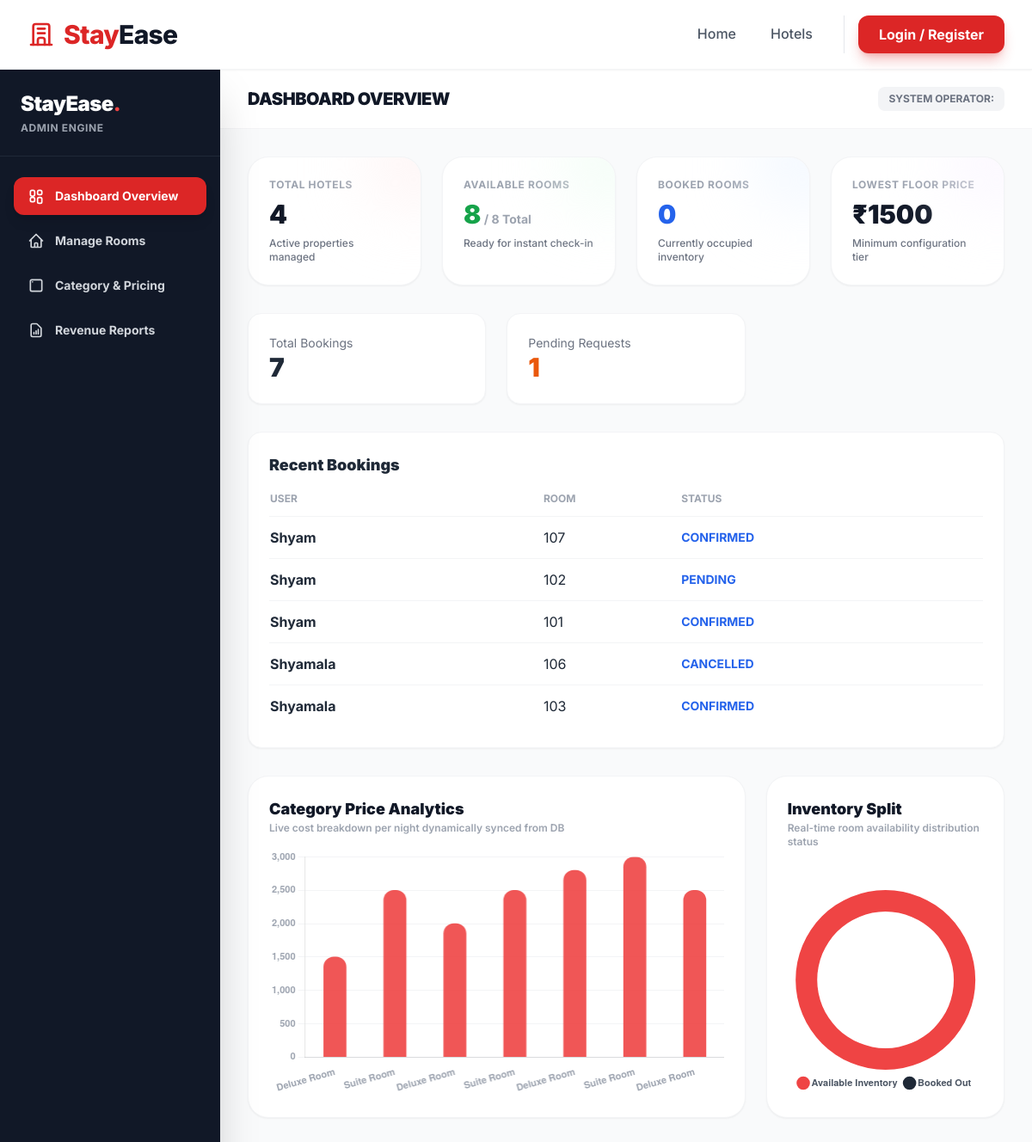
Screenshot of /admin-dashboard/ with the database file from the repository.
### apps/bookings/models.py (models this page shows, shortened)
class Booking(models.Model):
    STATUS_CHOICES = (
        ('PENDING', 'Pending'),
        ('CONFIRMED', 'Confirmed'),
        ('CANCELLED', 'Cancelled'),
        ('COMPLETED', 'Completed'),
    )
    booking_id = models.UUIDField(default=uuid.uuid4, editable=False, unique=True)
    user = models.ForeignKey(User, on_delete=models.CASCADE, related_name='bookings')
    room = models.ForeignKey(Room, on_delete=models.PROTECT)
    check_in = models.DateField()
    check_out = models.DateField()
    guests = models.IntegerField(default=1)
    total_amount = models.DecimalField(max_digits=12, decimal_places=2)
    status = models.CharField(max_length=20, choices=STATUS_CHOICES, default='PENDING')
    created_at = models.DateTimeField(auto_now_add=True)

### apps/hotels/models.py (models this page shows, shortened)
class Room(models.Model):
    category = models.ForeignKey(RoomCategory, on_delete=models.CASCADE, related_name='rooms')
    room_number = models.CharField(max_length=10)
    is_available = models.BooleanField(default=True)

### apps/hotels/views.py (the view)
# urls.py: path('admin-dashboard/', views.custom_admin_dashboard, name='custom_admin_dashboard'),
def custom_admin_dashboard(request):
    total_hotels = Hotel.objects.count()
    total_categories = RoomCategory.objects.count()
    total_rooms = Room.objects.count()
    available_rooms = Room.objects.filter(is_available=True).count()
    booked_rooms = total_rooms - available_rooms
    avg_price = RoomCategory.objects.aggregate(avg=Min('price_per_night'))['avg'] or 0
    chart_labels = [cat.type_name for cat in RoomCategory.objects.all()[:7]]
    revenue_data = [float(cat.price_per_night) for cat in RoomCategory.objects.all()[:7]]
    total_bookings = Booking.objects.count()
    pending_bookings = Booking.objects.filter(status='PENDING').count()
    recent_bookings = Booking.objects.all().order_by('-created_at')[:5]
    context = {
        'total_hotels': total_hotels,
        'total_categories': total_categories,
        'total_rooms': total_rooms,
        'available_rooms': available_rooms,
        'booked_rooms': booked_rooms,
        'avg_price': avg_price,
        'chart_labels': chart_labels,
        'revenue_data': revenue_data,
        'active_tab': 'dashboard',
        'total_bookings': total_bookings,
        'pending_bookings': pending_bookings,
        'recent_bookings': recent_bookings,
    }
    return render(request, 'admin/custom_dashboard.html', context)

### templates/admin/custom_dashboard.html (shortened to what this page needs)
{% extends 'admin/dashboard_base.html' %}
{% block admin_title %}Dashboard Overview{% endblock %}
{% block admin_content %}
<div class="space-y-8 animate-fade-in">
    <div class="grid grid-cols-1 sm:grid-cols-2 lg:grid-cols-4 gap-6">
        <div class="bg-white p-6 rounded-3xl border border-gray-100 shadow-sm relative overflow-hidden group hover:shadow-md transition duration-300">
            <div class="absolute top-0 right-0 w-24 h-24 bg-red-50 rounded-full blur-2xl -mr-10 -mt-10 group-hover:bg-red-100 transition"></div>
            <p class="text-xs font-bold text-gray-400 uppercase tracking-wider mb-2">Total Hotels</p>
            <h3 class="text-3xl font-black text-gray-900">{{ total_hotels }}</h3>
            <p class="text-xs text-gray-500 font-medium mt-2">Active properties managed</p>
        </div>
        <div class="bg-white p-6 rounded-3xl border border-gray-100 shadow-sm relative overflow-hidden group hover:shadow-md transition duration-300">
            <div class="absolute top-0 right-0 w-24 h-24 bg-green-50 rounded-full blur-2xl -mr-10 -mt-10 group-hover:bg-green-100 transition"></div>
            <p class="text-xs font-bold text-gray-400 uppercase tracking-wider mb-2">Available Rooms</p>
            <h3 class="text-3xl font-black text-green-600">{{ available_rooms }}<span class="text-sm text-gray-400 font-bold"> / {{ total_rooms }} Total</span></h3>
            <p class="text-xs text-gray-500 font-medium mt-2">Ready for instant check-in</p>
        </div>
        <div class="bg-white p-6 rounded-3xl border border-gray-100 shadow-sm relative overflow-hidden group hover:shadow-md transition duration-300">
            <div class="absolute top-0 right-0 w-24 h-24 bg-blue-50 rounded-full blur-2xl -mr-10 -mt-10 group-hover:bg-blue-100 transition"></div>
            <p class="text-xs font-bold text-gray-400 uppercase tracking-wider mb-2">Booked Rooms</p>
            <h3 class="text-3xl font-black text-blue-600">{{ booked_rooms }}</h3>
            <p class="text-xs text-gray-500 font-medium mt-2">Currently occupied inventory</p>
        </div>
        <div class="bg-white p-6 rounded-3xl border border-gray-100 shadow-sm relative overflow-hidden group hover:shadow-md transition duration-300">
            <div class="absolute top-0 right-0 w-24 h-24 bg-purple-50 rounded-full blur-2xl -mr-10 -mt-10 group-hover:bg-purple-100 transition"></div>
            <p class="text-xs font-bold text-gray-400 uppercase tracking-wider mb-2">Lowest Floor Price</p>
            <h3 class="text-3xl font-black text-gray-900">₹{{ avg_price }}</h3>
            <p class="text-xs text-gray-500 font-medium mt-2">Minimum configuration tier</p>
        </div>
    </div>
<div class="grid grid-cols-1 md:grid-cols-3 gap-6 mb-8">
    <div class="bg-white p-6 rounded-2xl border border-gray-100 shadow-sm">
        <p class="text-sm text-gray-500">Total Bookings</p>
        <h3 class="text-3xl font-black">{{ total_bookings }}</h3>
    </div>
    <div class="bg-white p-6 rounded-2xl border border-gray-100 shadow-sm">
        <p class="text-sm text-gray-500">Pending Requests</p>
        <h3 class="text-3xl font-black text-orange-600">{{ pending_bookings }}</h3>
    </div>
</div>
<div class="bg-white rounded-2xl shadow-sm border border-gray-100 p-6">
    <h3 class="text-lg font-black mb-4">Recent Bookings</h3>
    <table class="w-full text-left">
        <thead>
            <tr class="text-gray-400 text-xs uppercase">
                <th class="pb-3">User</th>
                <th class="pb-3">Room</th>
                <th class="pb-3">Status</th>
            </tr>
        </thead>
        <tbody>
            {% for booking in recent_bookings %}
            <tr class="border-t border-gray-100">
                <td class="py-3 font-bold">{{ booking.user.username }}</td>
                <td class="py-3">{{ booking.room.room_number }}</td>
                <td class="py-3 text-sm font-bold text-blue-600">{{ booking.status }}</td>
            </tr>
            {% endfor %}
        </tbody>
    </table>
</div>
    <div class="grid grid-cols-1 lg:grid-cols-3 gap-6">
        <div class="lg:col-span-2 bg-white p-6 rounded-3xl border border-gray-100 shadow-sm flex flex-col justify-between">
            <div class="mb-4">
                <h3 class="text-lg font-black text-gray-900">Category Price Analytics</h3>
                <p class="text-xs text-gray-400 font-semibold">Live cost breakdown per night dynamically synced from DB</p>
            </div>
            <div class="relative h-72 w-full">
                <canvas id="categoryDashboardChart"></canvas>
            </div>
        </div>
        <div class="bg-white p-6 rounded-3xl border border-gray-100 shadow-sm flex flex-col justify-between">
            <div class="mb-4">
                <h3 class="text-lg font-black text-gray-900">Inventory Split</h3>
                <p class="text-xs text-gray-400 font-semibold">Real-time room availability distribution status</p>
            </div>
            <div class="relative h-60 w-full flex items-center justify-center">
                <canvas id="roomDistributionChart"></canvas>
            </div>
        </div>
    </div>
</div>
<script>
    document.addEventListener("DOMContentLoaded", function () {
        // 1. Bar Chart Setup for Categories Prices
        const catCtx = document.getElementById('categoryDashboardChart').getContext('2d');
        new Chart(catCtx, {
            type: 'bar',
            data: {
                labels: {{ chart_labels|safe }},
                datasets: [{
                    label: 'Price per Night (₹)',
                    data: {{ revenue_data|safe }},
                    backgroundColor: 'rgba(239, 68, 68, 0.9)',
                    borderRadius: 12,
                    barThickness: 26,
                }]
            },
            options: {
                responsive: true,
                maintainAspectRatio: false,
                scales: {
                    y: {
                        beginAtZero: true,
                        grid: { borderDash: [4, 4], color: '#f3f4f6', drawBorder: false },
                        ticks: { font: { weight: '600', size: 11 }, color: '#9ca3af' }
                    },
                    x: {
                        grid: { display: false },
                        ticks: { font: { weight: '600', size: 11 }, color: '#9ca3af' }
                    }
                },
                plugins: { legend: { display: false } }
            }
        });
        // 2. Doughnut Chart Setup for Available vs Booked
        const roomCtx = document.getElementById('roomDistributionChart').getContext('2d');
        new Chart(roomCtx, {
            type: 'doughnut',
            data: {
                labels: ['Available Inventory', 'Booked Out'],
                datasets: [{
                    data: [{{ available_rooms }}, {{ booked_rooms }}],
                    backgroundColor: ['#ef4444', '#1f2937'],
                    borderWidth: 0,
                    hoverOffset: 6
                }]
            },
            options: {
                responsive: true,
                maintainAspectRatio: false,
                cutout: '76%',
                plugins: {
                    legend: {
                        position: 'bottom',
                        labels: { usePointStyle: true, pointStyle: 'circle', boxWidth: 8, font: { weight: '700', size: 11 }, color: '#4b5563' }
                    }
                }
            }
        });
    });
</script>
{% endblock %}

### templates/base.html (style rules this page uses)
body { font-family: 'Inter', sans-serif; }

### rows the page displays
Booking: user.username "Shyam", room.room_number "107", status "CONFIRMED"
Booking: user.username "Shyam", room.room_number "102", status "PENDING"
Booking: user.username "Shyam", room.room_number "101", status "CONFIRMED"
Booking: user.username "Shyamala", room.room_number "106", status "CANCELLED"
Booking: user.username "Shyamala", room.room_number "103", status "CONFIRMED"

### other values shown
{{ total_hotels }} "4"
{{ available_rooms }} "8"
{{ total_rooms }} "8"
{{ booked_rooms }} "0"
{{ avg_price }} "1500"
{{ total_bookings }} "7"
{{ pending_bookings }} "1"
chart data {{ chart_labels|safe }} ['Deluxe Room', 'Suite Room', 'Deluxe Room', 'Suite Room', 'Deluxe Room', 'Suite Room', 'Deluxe Room']
chart data {{ revenue_data|safe }} [1500.0, 2500.0, 2000.0, 2500.0, 2800.0, 3000.0, 2500.0]
chart data {{ booked_rooms }} 0
